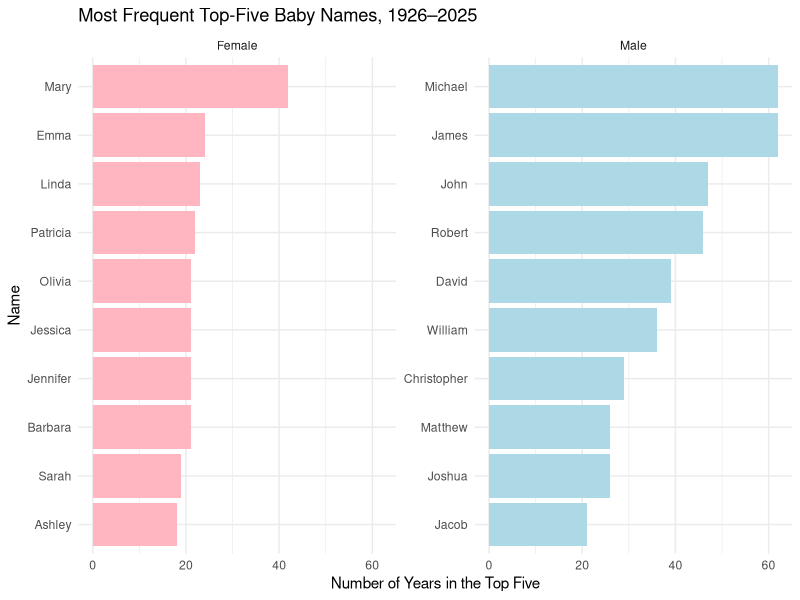
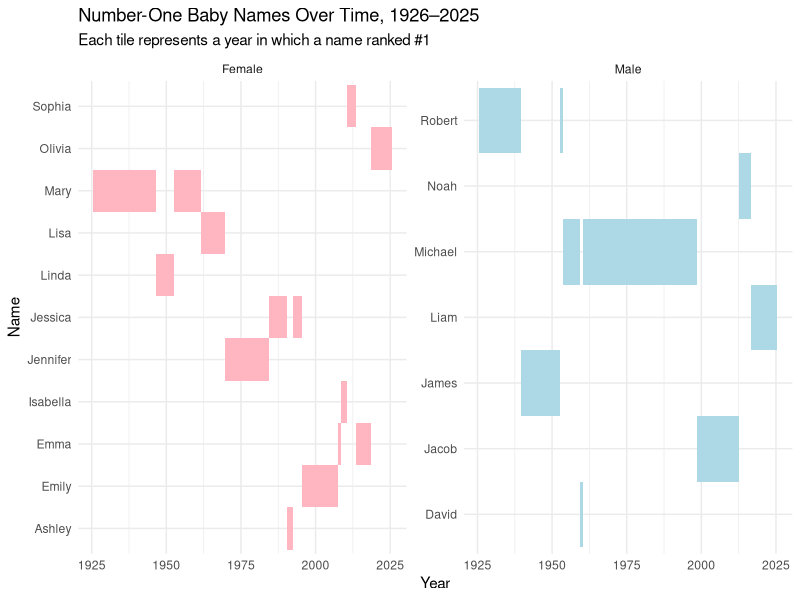

Generate these figures, in order, with R:
## ---- chunk 1
library(tidyverse)

baby_names_raw <- read.csv("baby_names_raw.csv")
head(baby_names_raw)
str(baby_names_raw)
## ---- chunk 2
dim(baby_names_raw)
names(baby_names_raw)
head(baby_names_raw)
## ---- chunk 3
baby_names_tidy <- baby_names_raw %>%
  pivot_longer(
    cols = -Year,
    names_to = "sex_rank",
    values_to = "name"
  ) %>%
  separate(
    sex_rank,
    into = c("sex", "rank"),
    sep = "_Rank_"
  ) %>%
  mutate(
    sex = recode(
      sex,
      "Girls" = "Female",
      "Boys" = "Male"
    ),
    rank = as.integer(rank)
  ) %>%
  rename(year = Year) %>%
  arrange(year, sex, rank)

head(baby_names_tidy, 10)
## ---- chunk 4
dim(baby_names_tidy)
str(baby_names_tidy)

colSums(is.na(baby_names_tidy))
## ---- chunk 5
top_names <- baby_names_tidy %>%
  count(sex, name, sort = TRUE) %>%
  group_by(sex) %>%
  slice_max(order_by = n, n = 10, with_ties = FALSE) %>%
  ungroup()

top_names
## ---- chunk 6
ggplot(top_names, aes(x = reorder(name, n), y = n, fill = sex)) +
  geom_col(show.legend = FALSE) +
  coord_flip() +
  facet_wrap(~sex, scales = "free_y") +
  scale_fill_manual(
    values = c("Female" = "lightpink", "Male" = "lightblue")
  ) +
  labs(
    title = "Most Frequent Top-Five Baby Names, 1926–2025",
    x = "Name",
    y = "Number of Years in the Top Five"
  ) +
  theme_minimal()
## ---- chunk 7
number_one_names <- baby_names_tidy %>%
  filter(rank == 1) %>%
  count(sex, name, sort = TRUE) %>%
  group_by(sex) %>%
  slice_max(order_by = n, n = 10, with_ties = FALSE) %>%
  ungroup()

number_one_names
## ---- chunk 8
number_one_by_year <- baby_names_tidy %>%
  filter(rank == 1)

ggplot(number_one_by_year, aes(x = year, y = name, fill = sex)) +
  geom_tile() +
  facet_wrap(~sex, scales = "free_y") +
  scale_fill_manual(
    values = c("Female" = "lightpink", "Male" = "lightblue")
  ) +
  labs(
    title = "Number-One Baby Names Over Time, 1926–2025",
    subtitle = "Each tile represents a year in which a name ranked #1",
    x = "Year",
    y = "Name"
  ) +
  guides(fill = "none") +
  theme_minimal()
## ---- chunk 9
number_one_summary <- number_one_names %>%
  rename(
    Sex = sex,
    Name = name,
    `Years Ranked #1` = n
  )

knitr::kable(
  number_one_summary,
  caption = "Most Frequent Number-One Baby Names, 1926–2025"
)
